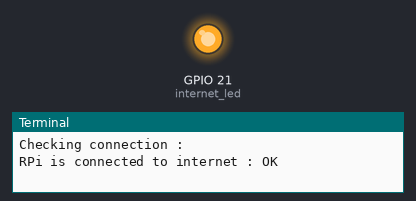
A program run on a simulated Raspberry Pi (BCM pin numbers). Shown: output pins drawn as LEDs (lit = HIGH), the last lines printed to the terminal. System figures (address, load, memory, disk, uptime) are fixed made-up values.

Above: at 0.1 s.
At 10.1 s:
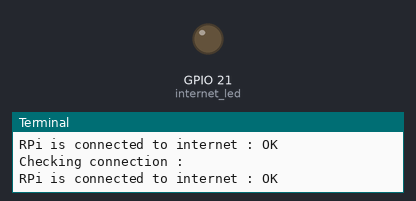
Timing chart, 0 to 11.6 s (numbered marks = the images above):
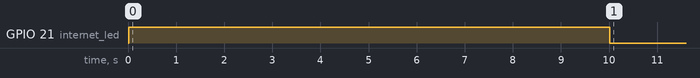

The program:

netCheck.py
```python
import subprocess
import RPi.GPIO as GPIO
import time
import atexit

isconnected=False
pin23state=False
internet_led=21
green_led=21
GPIO.setmode(GPIO.BCM)
GPIO.setwarnings(False)
GPIO.setup(internet_led,GPIO.OUT)
GPIO.setup(green_led,GPIO.OUT)
def connect(host="https://google.com"):
	try:
		data = subprocess.check_output(['hostname',"-I"]).decode('utf-8').strip()
		if data=="":
			return False
		else:
			return True
	except Exception as e:
		print(e)
		return False


def exit_handler():
	GPIO.output(internet_led,GPIO.LOW)
	pin23state=False
	print("closing the netCheck Tool for raspberry pi")


while True:
	print("Checking connection : ")
	state=connect()
	if state:
		print("RPi is connected to internet : OK")
	else:
		print("RPi is not connected to internet : Not OK")

	if state and state != isconnected:
		GPIO.output(green_led,GPIO.HIGH)
		pin23state=True
		isconnected=True
		time.sleep(10)
		GPIO.output(green_led,GPIO.LOW)
		pin23state=False
	elif state and state==isconnected:
		time.sleep(2)
	elif not state:
		isconnected=False
		for i in range(4):
			if pin23state:
				GPIO.output(internet_led,GPIO.LOW)
				pin23state=False
			else:
				GPIO.output(internet_led,GPIO.HIGH)
				pin23state=True

			time.sleep(.5)


atexit.register(exit_handler)
```

Measured:
- by itself, GPIO 21 (internet_led): LOW → HIGH at 0.02 s, → LOW 10.0 s later
